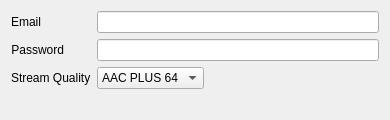
<?xml version="1.0" encoding="UTF-8"?>
<ui version="4.0">
 <class>Form</class>
 <widget class="QWidget" name="Form">
  <property name="geometry">
   <rect>
    <x>0</x>
    <y>0</y>
    <width>390</width>
    <height>120</height>
   </rect>
  </property>
  <property name="minimumSize">
   <size>
    <width>250</width>
    <height>120</height>
   </size>
  </property>
  <property name="windowTitle">
   <string>Form</string>
  </property>
  <layout class="QVBoxLayout" name="verticalLayout_3">
   <item>
    <layout class="QFormLayout" name="formLayout">
     <property name="fieldGrowthPolicy">
      <enum>QFormLayout::ExpandingFieldsGrow</enum>
     </property>
     <item row="0" column="0">
      <widget class="QLabel" name="label">
       <property name="text">
        <string>Email</string>
       </property>
       <property name="alignment">
        <set>Qt::AlignRight|Qt::AlignTrailing|Qt::AlignVCenter</set>
       </property>
      </widget>
     </item>
     <item row="0" column="1">
      <widget class="QLineEdit" name="email_edit"/>
     </item>
     <item row="1" column="0">
      <widget class="QLabel" name="label_2">
       <property name="text">
        <string>Password</string>
       </property>
       <property name="alignment">
        <set>Qt::AlignRight|Qt::AlignTrailing|Qt::AlignVCenter</set>
       </property>
      </widget>
     </item>
     <item row="1" column="1">
      <widget class="QLineEdit" name="password_edit">
       <property name="echoMode">
        <enum>QLineEdit::Password</enum>
       </property>
      </widget>
     </item>
     <item row="2" column="0">
      <widget class="QLabel" name="label_3">
       <property name="text">
        <string>Stream Quality</string>
       </property>
      </widget>
     </item>
     <item row="2" column="1">
      <widget class="QComboBox" name="quality">
       <item>
        <property name="text">
         <string>AAC PLUS 64</string>
        </property>
       </item>
       <item>
        <property name="text">
         <string>AAC 192</string>
        </property>
       </item>
       <item>
        <property name="text">
         <string>AAC 320</string>
        </property>
       </item>
      </widget>
     </item>
    </layout>
   </item>
  </layout>
 </widget>
 <resources/>
 <connections/>
</ui>
